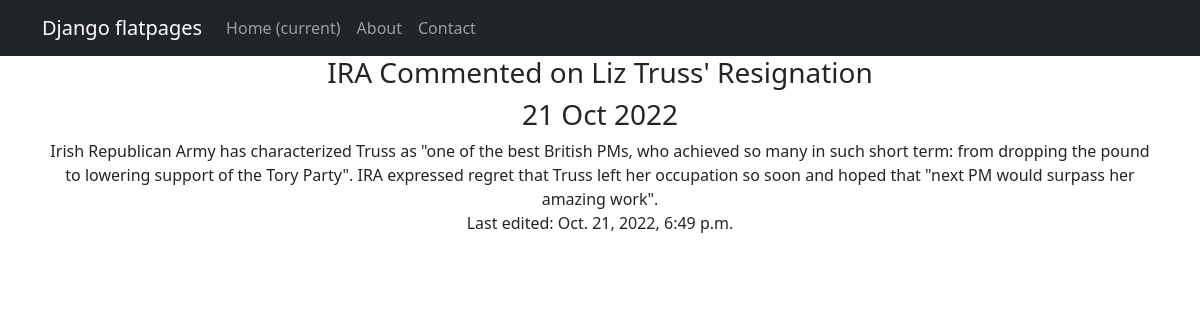
Screenshot of /news/1 with the database file from the repository.
### views_app/models.py (models this page shows)
class News(models.Model):
    name = models.CharField(
        max_length=50,
        default="Good news, everyone!"
    )
    text = models.TextField()
    upload_date = models.DateTimeField(auto_now_add=True)
    last_edit_date = models.DateTimeField(auto_now=True)

### views_app/views.py (the view)
# urls.py: path('<int:pk>', NewsItem.as_view())
class NewsItem(DetailView):
    model = News
    template_name = 'news_item.html'
    context_object_name = 'news_item'

### views_app/templatetags/custom_filters.py (called while the page is built)
@register.filter(name='censor')
def rkn_english_edition(value):
    if type(value) != str:
        raise ValueError
    for swear in THOSE_VERY_SEVEN_DIRTY_WORDS:
        if swear in value:
            value = value.replace(swear, swear[0]+"*"*(len(swear)-1))
    return value

### templates/news_item.html (shortened to what this page needs)
{% extends 'flatpages/default.html' %}
{% load custom_filters %}
{% block content %}
<h3>{{ news_item.name|censor }}</h3>
<h3>{{ news_item.upload_date|date:'d M Y' }}</h3>
{{ news_item.text|censor }}
<br> Last edited: {{ news_item.last_edit_date }}
{% endblock content %}

### rows the page displays
News: name|censor "IRA Commented on Liz Truss' Resignation", upload_date "21 Oct 2022", text|censor "Irish Republican Army has characterized Truss as \"one of the best British PMs, who achieved so many in such short term: from dropping the pound to lowering support of the Tory Party\". IRA expressed regret that Truss left her occupation so soon and hoped that \"next PM would surpass her amazing work\".", last_edit_date "Oct. 21, 2022, 6:49 p.m."
